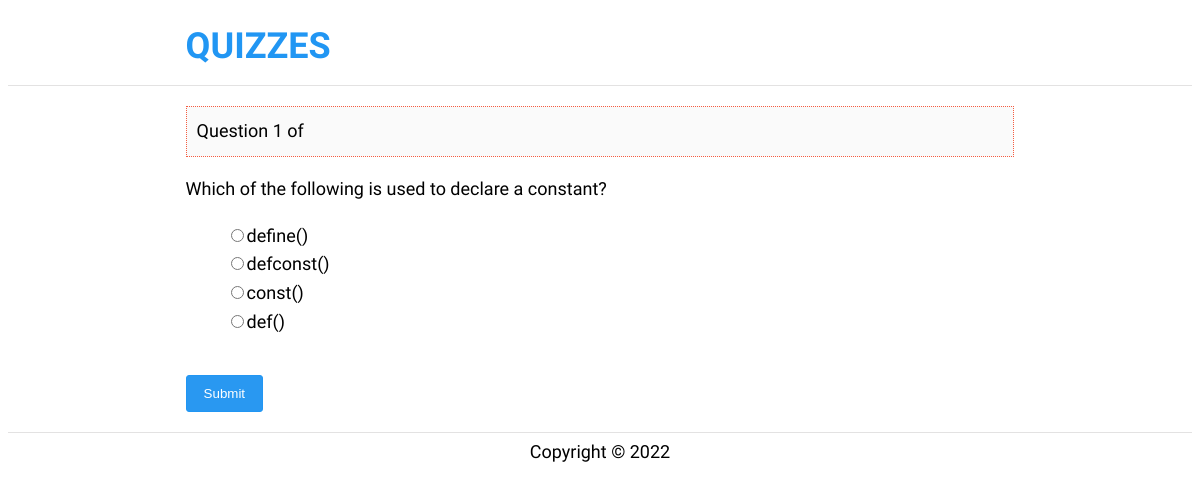
The page /php-quiz-project/quizzes/question.php?n=1 on the database its author committed.
### tables this page shows
CREATE TABLE `questions` (
  `question_no` int(11) NOT NULL,
  `text` text NOT NULL,
  `quiz_id` int(11) NOT NULL,
  `choice1` varchar(50) NOT NULL,
  `choice2` varchar(50) NOT NULL,
  `choice3` varchar(50) NOT NULL,
  `choice4` varchar(50) NOT NULL,
  `correctCh` varchar(50) NOT NULL
);

### php-quiz-project/quizzes/question.php (the view, shortened to what this page needs)
<?php
require_once "head.php";
require_once "../private/db.php";
$question_no = $_GET['n'];
$total = $_SESSION['total'];
$query = "SELECT * FROM questions WHERE question_no = $question_no ";
$result = $conne->query($query) or die("error my dear".mysqli_error());
$question = $result->fetch_assoc();
?>
<header>
    <div class="container">
        <h1>QUIZZES</h1>
    </div>
</header>
<main>
    <div class="container">
        <div class="current">Question <?php echo $_SESSION['counter'] ?> of <?php echo $total ?></div>
        <p class="question"><?php echo $question['text'] ?></p>
        <form method="post" action="process.php">
            <ul>
                <li><input type="radio" id="choice1" name="choice"
                           value="<?php echo $question['choice1']; ?>"/><label
                            for="choice1"> <?php echo $question['choice1'] ?></label>
                </li>
                <li><input type="radio" id="choice2" name="choice"
                           value="<?php echo $question['choice2']; ?>"/><label
                            for="choice2"> <?php echo $question['choice2'] ?></label>
                </li>
                <li><input type="radio" id="choice3" name="choice"
                           value="<?php echo $question['choice3']; ?>"/><label
                            for="choice3"> <?php echo $question['choice3'] ?></label>
                </li>
                <li><input type="radio" id="choice4" name="choice"
                           value="<?php echo $question['choice4']; ?>"/><label
                            for="choice4"> <?php echo $question['choice4'] ?></label>
                </li>
            </ul>
            <input name="submit" class="submit" type="submit" value="Submit">
        </form>
    </div>
</main>
<footer>
    Copyright &copy 2022
</footer>
</body>
</html>

### php-quiz-project/quizzes/style.css (style rules this page uses)
body { font-family: 'Cairo', sans-serif; font-family: 'Montserrat', sans-serif; font-family: 'Montserrat Subrayada', sans-serif; font-family: 'Oswald', sans-serif; font-family: 'Poppins', sans-serif; font-family: 'Roboto', sans-serif; font-family: 'Sen', sans-serif; font-family: 'Signika Negative', sans-serif; font-size: 18px; line-height: 1.6em; }
li { list-style: none; }
label { display: inline-block; width: 30%; }
.container { width: 70%; margin: 0 auto; overflow: auto; }
.container h1 { color: #2196f3; }
header { border-bottom: 1px #e3e2e2 solid; }
footer { border-top: 1px #e3e2e2 solid; text-align: center; padding-top: 5px; }
main { padding-bottom: 20px; }
.current { padding: 10px; background: #fafafa; border: 1px dotted #f55d42; margin: 20px 0 10px 0; }
.container .submit { display: inline-block; color: white; background-color: #2998f1; border: 1px solid #2196f3; padding: 10px 17px; transition: .5s; border-radius: 3px; margin-top: 20px; }

### rows shown on the page
questions: text "Which of the following is used to declare a constant?", choice1 "define()", choice2 "defconst()", choice3 "const()", choice4 "def()"

### other values the page prints
$_SESSION['counter'] "1"
